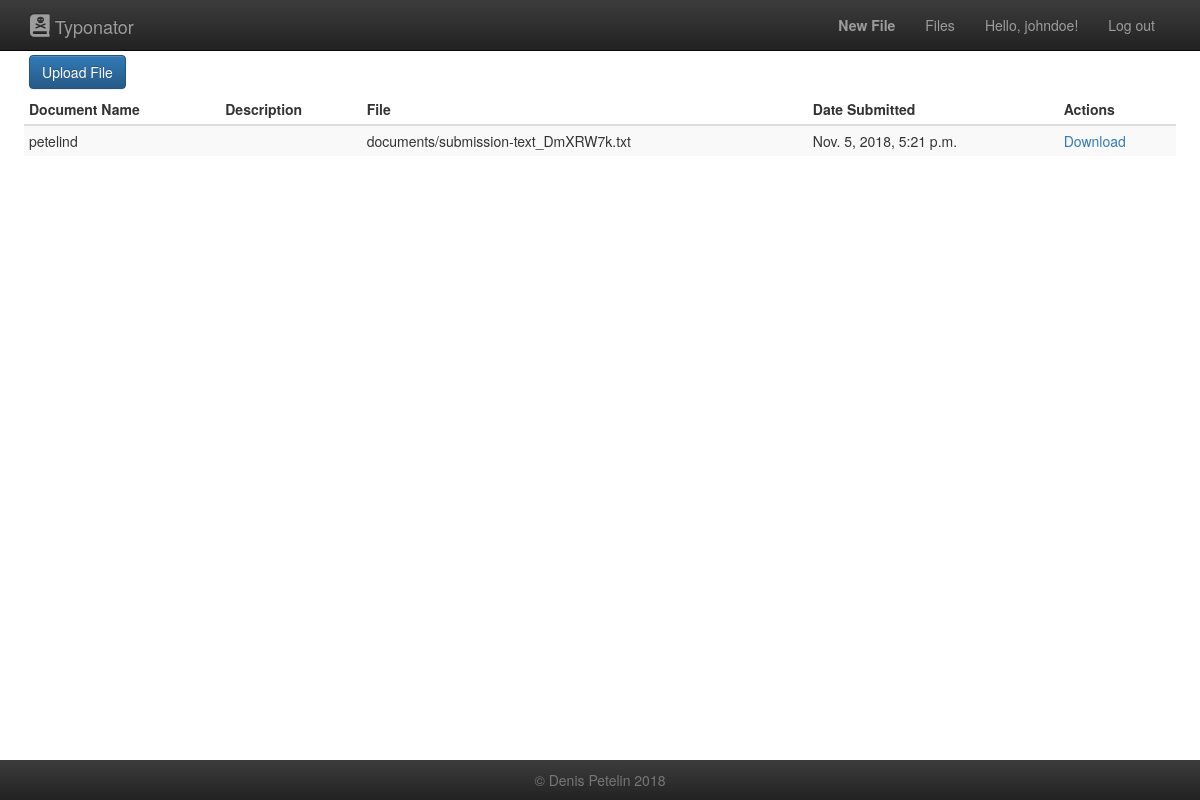
/home (signed in), run on an earlier commit of the app's database.
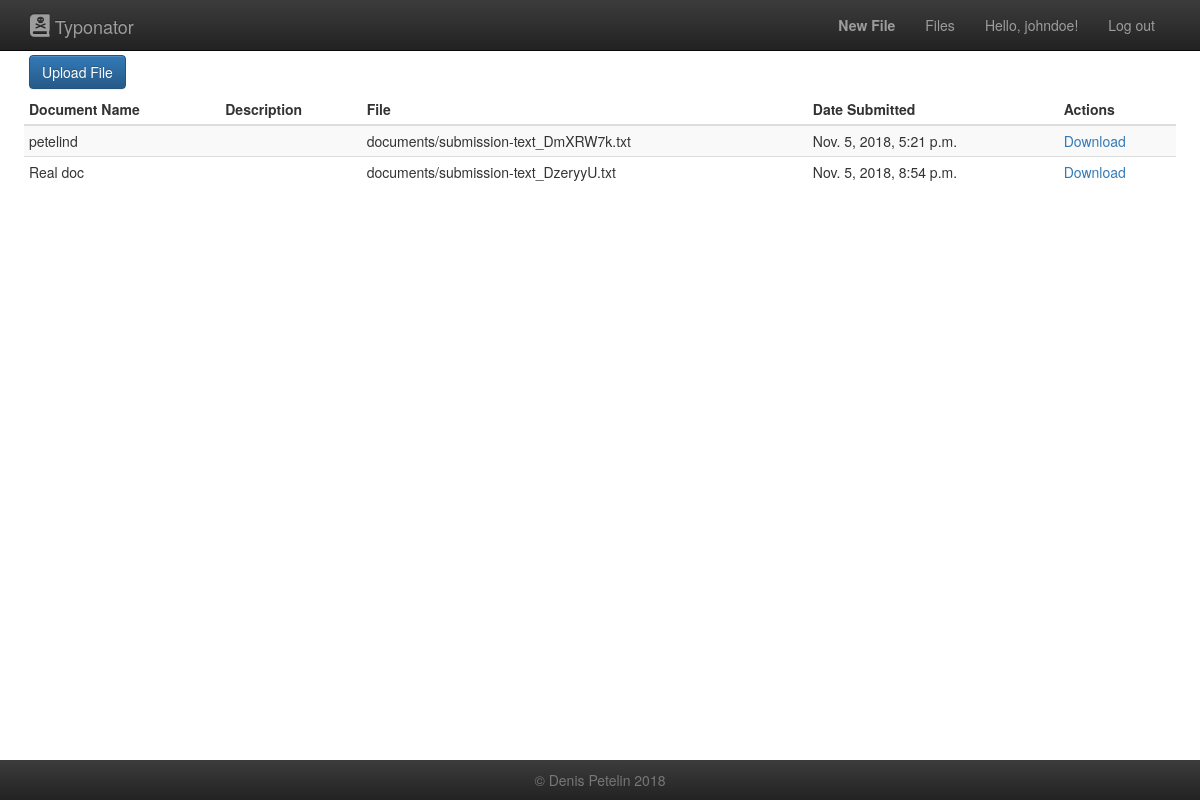
And on a later commit of the database.
### SpellChecker/models.py (models this page shows)
class Document(models.Model):
    name = models.CharField(max_length=255)
    description = models.CharField(max_length=1024, blank=True)
    document = models.FileField(upload_to='documents/', validators=[validate_file_contents])
    user = models.ForeignKey(User, related_name='owner', on_delete=models.CASCADE)
    uploaded_at = models.DateTimeField(auto_now_add=True)
    objects = DocumentsQuerySet.as_manager()

### SpellChecker/views.py (the view)
# urls.py: 2. Add a URL to urlpatterns:  path('', views.home, name='home')
@login_required
def home(request):
    if request.user.is_authenticated:
        user_docs = Document.objects.get_documents_for(request.user)
        return render(request, 'files.html',
                      {'documents': user_docs})
    else:
        return redirect('welcome')

### SpellChecker/models.py (called while the page is built)
    def get_documents_for(self, user):
        assert isinstance(user, User)
        return self.filter(user=user)

### templates/files.html (shortened to what this page needs)
{% extends 'base.html' %}
{% block content %}
<body>
<div class="row mt-5">
    <div>
        <a id="btnNewSubmission" class="btn btn-primary m-5" href="{% url 'new_submission' %}">Upload File</a>
    </div>
    <div id="documentsContainer">
        <table id="listDocuments" class="table table-striped table-condensed mt-5">
        <thead class="">
            <th>Document Name</th>
            <th>Description</th>
            <th>File</th>
            <th>Date Submitted</th>
            <th>Actions</th>
        </thead>
        <tbody>
            {% for document in documents %}
            <tr>
                <td>{{document.name}}</td>
                <td>{{document.description}}</td>
                <td>{{document.document}}</td>
                <td>{{document.uploaded_at}}</td>
                <td><a href="{% url 'download' path=document.document%}">Download</a></td>
            </tr>
            {% endfor %}
        </tbody>
        </table>
    </div>
</div>
</body>
{% endblock %}

### templates/base.html (shortened to what this page needs)
{% load staticfiles %}
<!doctype html>
<html class="no-js" lang="en-us">
    <head>
        <link rel="stylesheet" href="{% static 'css/bootstrap.min.css' %}">
        <link rel="stylesheet" href="{% static 'css/bootstrap-theme.min.css' %}">
        <link rel="stylesheet" href="{% static 'css/main.css' %}">
        <link rel="stylesheet" href="https://use.fontawesome.com/releases/v5.5.0/css/all.css"
>
    </head>
    <body>
    <nav class="navbar navbar-inverse navbar-fixed-top" role="navigation">
      <div class="container">
        <div class="navbar-header">
            <a class="navbar-brand" href="{% url 'welcome'%}"><i class="fa fa-book-dead" style="font-size: 1.25em;"></i>  Typonator</a>
        </div>
        <div id="navbar-nav" class="navbar-collapse navbar-right collapse ">
            <a class="navbar-text text-primary" href="{% url 'new_submission' %}"><strong>New File</strong></a>
            <a class="navbar-text" href="{% url 'home' %}">Files</a></li>
            {% if user.is_authenticated %}
                <span id="hello" class="navbar-text">Hello, {{ user.username }}!</span>
                <a id="logout" class="navbar-text" href="{% url 'user_logout' %}">Log out</a>
            {% else %}
                <a id="signup" class="navbar-text" href="{% url 'signup' %}">Register</a>
                <a id="login" class="navbar-text" href="{% url 'user_login' %}">Log in</a>
            {% endif %}
        </div>
      </div>
    </nav>
    <div class="container-fluid" style="max-width: 96%">
    {% block content %}
    {% endblock %}
    </div>
      <footer class="navbar-inverse navbar-fixed-bottom">
          <p class="text-center text-muted mt-10" >&copy; Denis Petelin 2018</p>
      </footer>
    </body>
</html>

### static/css/main.css (style rules this page uses)
.mt-10 { margin-top: 10px !important; }
.m-5 { margin-top: 5px !important; margin-right: 5px !important; margin-left: 5px !important; margin-bottom: 5px !important; }

### templates/base.html (style rules this page uses)
body { padding-top: 50px; padding-bottom: 20px; }

What changed in the data, as far as the page shows it:
added Document: name "Real doc", document "documents/submission-text_DzeryyU.txt", uploaded_at "Nov. 5, 2018, 8:54 p.m."
